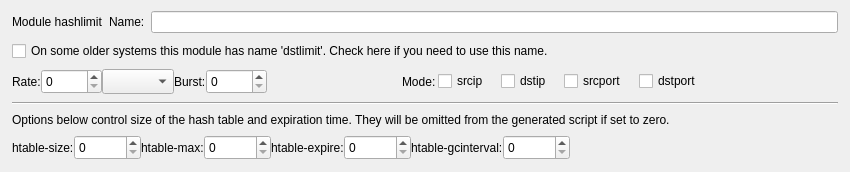
         <widget class="QWidget" name="tab5">
          <attribute name="title">
           <string>hashlimit</string>
          </attribute>
          <layout class="QGridLayout" name="gridLayout_8">
           <property name="leftMargin">
            <number>12</number>
           </property>
           <property name="rightMargin">
            <number>12</number>
           </property>
           <property name="bottomMargin">
            <number>12</number>
           </property>
           <property name="verticalSpacing">
            <number>8</number>
           </property>
           <item row="0" column="0">
            <widget class="QLabel" name="textLabel2_5">
             <property name="text">
              <string>Module hashlimit</string>
             </property>
             <property name="wordWrap">
              <bool>false</bool>
             </property>
            </widget>
           </item>
           <item row="0" column="1">
            <widget class="QLabel" name="textLabel1_6">
             <property name="text">
              <string>Name:</string>
             </property>
             <property name="wordWrap">
              <bool>false</bool>
             </property>
            </widget>
           </item>
           <item row="0" column="2">
            <widget class="QLineEdit" name="ipt_hashlimit_name"/>
           </item>
           <item row="1" column="0" colspan="3">
            <widget class="QCheckBox" name="ipt_hashlimit_dstlimit">
             <property name="text">
              <string>On some older systems this module has name 'dstlimit'. Check here if you need to use this name.</string>
             </property>
            </widget>
           </item>
           <item row="2" column="0" colspan="3">
            <layout class="QHBoxLayout" name="horizontalLayout">
             <item>
              <widget class="QLabel" name="textLabel1_4">
               <property name="text">
                <string>Rate:</string>
               </property>
               <property name="wordWrap">
                <bool>false</bool>
               </property>
              </widget>
             </item>
             <item>
              <widget class="QSpinBox" name="ipt_hashlimit">
               <property name="minimumSize">
                <size>
                 <width>0</width>
                 <height>25</height>
                </size>
               </property>
               <property name="maximumSize">
                <size>
                 <width>80</width>
                 <height>32767</height>
                </size>
               </property>
               <property name="maximum">
                <number>99999</number>
               </property>
              </widget>
             </item>
             <item>
              <widget class="QComboBox" name="ipt_hashlimit_suffix">
               <property name="sizePolicy">
                <sizepolicy hsizetype="Preferred" vsizetype="Fixed">
                 <horstretch>0</horstretch>
                 <verstretch>0</verstretch>
                </sizepolicy>
               </property>
               <property name="minimumSize">
                <size>
                 <width>0</width>
                 <height>25</height>
                </size>
               </property>
               <property name="maximumSize">
                <size>
                 <width>200</width>
                 <height>32767</height>
                </size>
               </property>
               <item>
                <property name="text">
                 <string/>
                </property>
               </item>
               <item>
                <property name="text">
                 <string>/day</string>
                </property>
               </item>
               <item>
                <property name="text">
                 <string>/hour</string>
                </property>
               </item>
               <item>
                <property name="text">
                 <string>/minute</string>
                </property>
               </item>
               <item>
                <property name="text">
                 <string>/second</string>
                </property>
               </item>
              </widget>
             </item>
             <item>
              <widget class="QLabel" name="textLabel6_2">
               <property name="text">
                <string>Burst:</string>
               </property>
               <property name="wordWrap">
                <bool>false</bool>
               </property>
              </widget>
             </item>
             <item>
              <widget class="QSpinBox" name="ipt_hashlimit_burst">
               <property name="minimumSize">
                <size>
                 <width>0</width>
                 <height>25</height>
                </size>
               </property>
               <property name="maximumSize">
                <size>
                 <width>80</width>
                 <height>32767</height>
                </size>
               </property>
               <property name="maximum">
                <number>10000</number>
               </property>
              </widget>
             </item>
             <item>
              <spacer name="horizontalSpacer">
               <property name="orientation">
                <enum>Qt::Horizontal</enum>
               </property>
               <property name="sizeHint" stdset="0">
                <size>
                 <width>108</width>
                 <height>20</height>
                </size>
               </property>
              </spacer>
             </item>
             <item>
              <widget class="QLabel" name="textLabel5_3">
               <property name="text">
                <string>Mode:</string>
               </property>
               <property name="wordWrap">
                <bool>false</bool>
               </property>
              </widget>
             </item>
             <item>
              <widget class="QFrame" name="frame">
               <property name="sizePolicy">
                <sizepolicy hsizetype="Preferred" vsizetype="Preferred">
                 <horstretch>0</horstretch>
                 <verstretch>0</verstretch>
                </sizepolicy>
               </property>
               <property name="frameShape">
                <enum>QFrame::NoFrame</enum>
               </property>
               <property name="frameShadow">
                <enum>QFrame::Raised</enum>
               </property>
               <layout class="QHBoxLayout">
                <property name="spacing">
                 <number>12</number>
                </property>
                <property name="leftMargin">
                 <number>2</number>
                </property>
                <property name="topMargin">
                 <number>0</number>
                </property>
                <property name="rightMargin">
                 <number>2</number>
                </property>
                <property name="bottomMargin">
                 <number>0</number>
                </property>
                <item>
                 <widget class="QCheckBox" name="cb_srcip">
                  <property name="text">
                   <string>srcip</string>
                  </property>
                 </widget>
                </item>
                <item>
                 <widget class="QCheckBox" name="cb_dstip">
                  <property name="text">
                   <string>dstip</string>
                  </property>
                 </widget>
                </item>
                <item>
                 <widget class="QCheckBox" name="cb_srcport">
                  <property name="text">
                   <string>srcport</string>
                  </property>
                 </widget>
                </item>
                <item>
                 <widget class="QCheckBox" name="cb_dstport">
                  <property name="text">
                   <string>dstport</string>
                  </property>
                 </widget>
                </item>
               </layout>
              </widget>
             </item>
             <item>
              <spacer>
               <property name="orientation">
                <enum>Qt::Horizontal</enum>
               </property>
               <property name="sizeType">
                <enum>QSizePolicy::Expanding</enum>
               </property>
               <property name="sizeHint" stdset="0">
                <size>
                 <width>40</width>
                 <height>20</height>
                </size>
               </property>
              </spacer>
             </item>
            </layout>
           </item>
           <item row="3" column="0" colspan="3">
            <widget class="Line" name="line1">
             <property name="frameShape">
              <enum>QFrame::HLine</enum>
             </property>
             <property name="frameShadow">
              <enum>QFrame::Sunken</enum>
             </property>
             <property name="orientation">
              <enum>Qt::Horizontal</enum>
             </property>
            </widget>
           </item>
           <item row="4" column="0" colspan="3">
            <widget class="QLabel" name="textLabel5_5">
             <property name="text">
              <string>Options below control size of the hash table and expiration time. They will be omitted from the generated script if set to zero.</string>
             </property>
             <property name="alignment">
              <set>Qt::AlignVCenter</set>
             </property>
             <property name="wordWrap">
              <bool>true</bool>
             </property>
            </widget>
           </item>
           <item row="5" column="0" colspan="3">
            <layout class="QHBoxLayout" name="horizontalLayout_2">
             <item>
              <widget class="QLabel" name="textLabel2_7">
               <property name="text">
                <string>htable-size:</string>
               </property>
               <property name="wordWrap">
                <bool>false</bool>
               </property>
              </widget>
             </item>
             <item>
              <widget class="QSpinBox" name="ipt_hashlimit_size">
               <property name="minimumSize">
                <size>
                 <width>0</width>
                 <height>25</height>
                </size>
               </property>
               <property name="toolTip">
                <string>The number of buckets of the hash table (omit this option in generated script if set to 0)</string>
               </property>
               <property name="maximum">
                <number>999999</number>
               </property>
              </widget>
             </item>
             <item>
              <widget class="QLabel" name="textLabel2_7_2">
               <property name="text">
                <string>htable-max:</string>
               </property>
               <property name="wordWrap">
                <bool>false</bool>
               </property>
              </widget>
             </item>
             <item>
              <widget class="QSpinBox" name="ipt_hashlimit_max">
               <property name="minimumSize">
                <size>
                 <width>0</width>
                 <height>25</height>
                </size>
               </property>
               <property name="toolTip">
                <string>Maximum number of entries in the hash (omit this option in generated script if set to 0)</string>
               </property>
               <property name="maximum">
                <number>999999</number>
               </property>
              </widget>
             </item>
             <item>
              <widget class="QLabel" name="textLabel3_6">
               <property name="text">
                <string>htable-expire:</string>
               </property>
               <property name="wordWrap">
                <bool>false</bool>
               </property>
              </widget>
             </item>
             <item>
              <widget class="QSpinBox" name="ipt_hashlimit_expire">
               <property name="minimumSize">
                <size>
                 <width>0</width>
                 <height>25</height>
                </size>
               </property>
               <property name="toolTip">
                <string>After how many milliseconds do hash entries expire (omit this option in the generated script if set to 0)</string>
               </property>
               <property name="maximum">
                <number>999999</number>
               </property>
              </widget>
             </item>
             <item>
              <widget class="QLabel" name="textLabel4_3">
               <property name="text">
                <string>htable-gcinterval:</string>
               </property>
               <property name="wordWrap">
                <bool>false</bool>
               </property>
              </widget>
             </item>
             <item>
              <widget class="QSpinBox" name="ipt_hashlimit_gcinterval">
               <property name="minimumSize">
                <size>
                 <width>0</width>
                 <height>25</height>
                </size>
               </property>
               <property name="toolTip">
                <string>How many milliseconds between garbage collection intervals (omit this option in generated script if set to 0)</string>
               </property>
               <property name="maximum">
                <number>999999</number>
               </property>
              </widget>
             </item>
             <item>
              <spacer name="horizontalSpacer_2">
               <property name="orientation">
                <enum>Qt::Horizontal</enum>
               </property>
               <property name="sizeHint" stdset="0">
                <size>
                 <width>268</width>
                 <height>20</height>
                </size>
               </property>
              </spacer>
             </item>
            </layout>
           </item>
           <item row="6" column="2">
            <spacer>
             <property name="orientation">
              <enum>Qt::Vertical</enum>
             </property>
             <property name="sizeType">
              <enum>QSizePolicy::MinimumExpanding</enum>
             </property>
             <property name="sizeHint" stdset="0">
              <size>
               <width>20</width>
               <height>0</height>
              </size>
             </property>
            </spacer>
           </item>
          </layout>
         </widget>
